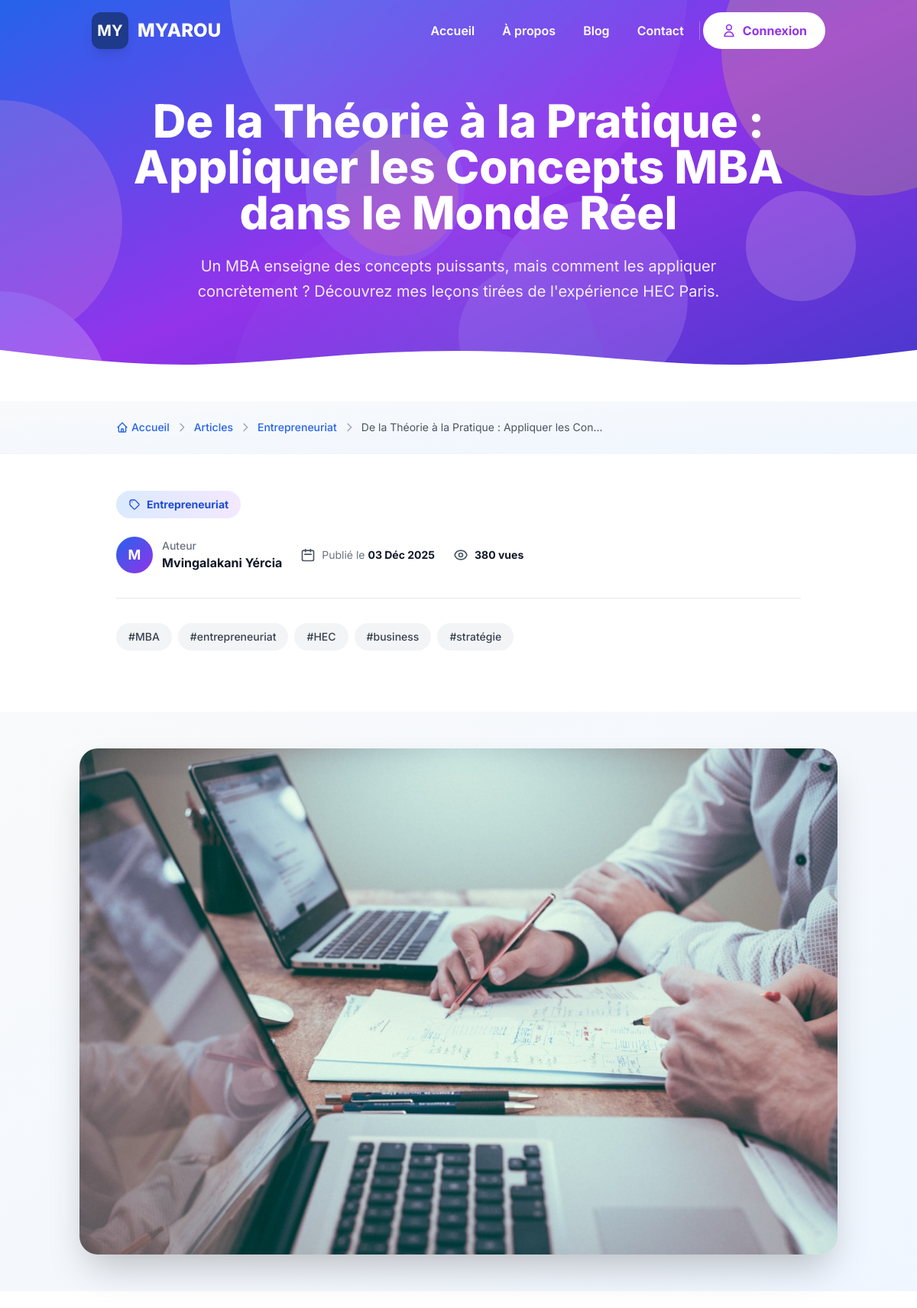
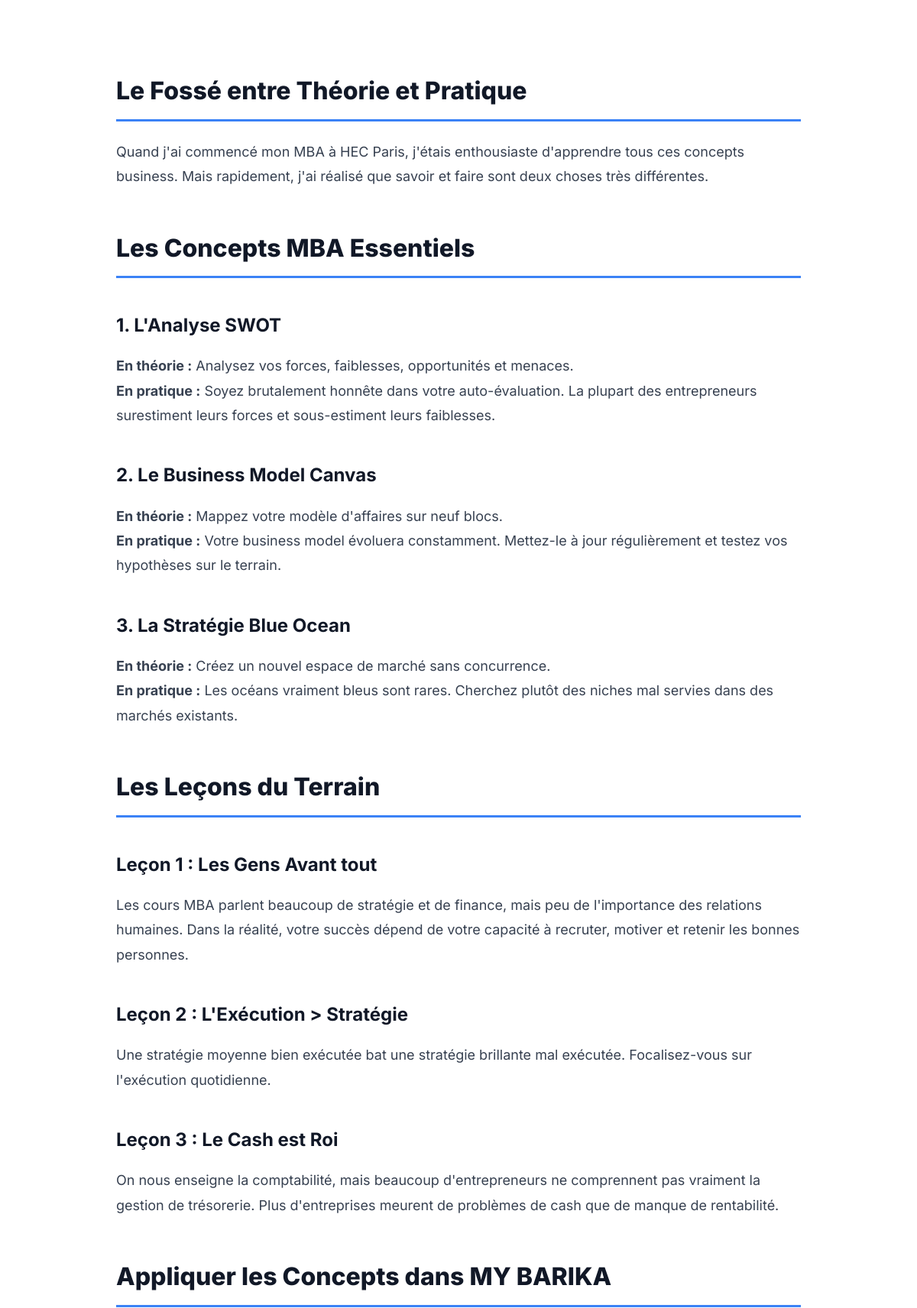
Screenshot of /article/de-la-theorie-a-la-pratique-appliquer-les-concepts-mba-dans-le-monde-reel/ (upper part) with the database file from the repository (2 pictures, top to bottom).
### blog/models.py (models this page shows, shortened)
class Article(models.Model):
    STATUS_CHOICES = [
        ('draft', 'Brouillon'),
        ('published', 'Publié'),
        ('archived', 'Archivé'),
    ]
    title = models.CharField(
        max_length=255,
        verbose_name="Titre",
        help_text="Titre de l'article."
    )
    slug = models.SlugField(
        max_length=255,
        unique=True,
        blank=True,
        help_text="Slug généré automatiquement."
    )
    content = RichTextUploadingField(
        config_name='awesome_ckeditor',
        verbose_name="Contenu",
        help_text="Contenu principal de l'article avec éditeur HTML riche."
    )
    excerpt = models.TextField(
        blank=True,
        max_length=500,
        verbose_name="Extrait",
        help_text="Court extrait de l'article pour les listes (optionnel)."
    )
    image = models.ImageField(
        upload_to='articles/',
        blank=True,
        null=True,
        help_text="Image principale (optionnel)."
    )
    author = models.CharField(
        max_length=100,
        blank=True,
        verbose_name="Auteur",
        help_text="Nom de l'auteur"
    )
    category = models.ForeignKey(
        Category,
        on_delete=models.SET_NULL,
        null=True,
        blank=True,
        related_name="articles",
        verbose_name="Catégorie",
        help_text="Catégorie de l'article."
    )
    tags = models.CharField(
        max_length=200,
        blank=True,
        help_text="Tags séparés par des virgules."
    )
    status = models.CharField(
        max_length=10,
        choices=STATUS_CHOICES,
        default='draft',
        verbose_name="Statut",
        help_text="Statut de publication."
    )
    views = models.PositiveIntegerField(
        default=0,
        verbose_name="Vues",
        help_text="Nombre de vues de l'article."
    )
    created_at = models.DateTimeField(
        auto_now_add=True,
        verbose_name="Date de création"
    )
    updated_at = models.DateTimeField(
        auto_now=True,
        verbose_name="Date de modification"
    )
    published_at = models.DateTimeField(
        blank=True,
        null=True,
        verbose_name="Date de publication"
    )
    meta_description = models.CharField(
        max_length=160,
        blank=True,
        verbose_name="Meta description",
        help_text="Description SEO (max 160 caractères)."
    )
    meta_keywords = models.CharField(
        max_length=255,
        blank=True,
        verbose_name="Mots-clés SEO",
        help_text="Mots-clés SEO séparés par des virgules."
    )
    class Meta:
        ordering = ['-published_at', '-created_at']
        verbose_name = "Article"
        verbose_name_plural = "Articles"
        indexes = [
            models.Index(fields=['-published_at']),
            models.Index(fields=['status']),
        ]
    def save(self, *args, **kwargs):
        if not self.slug:
            self.slug = slugify(self.title)
        if self.status == 'published' and self.published_at is None:
            self.published_at = timezone.now()
        super().save(*args, **kwargs)
    def get_tags_list(self):
        return [tag.strip() for tag in self.tags.split(',') if tag.strip()]

class Category(models.Model):
    name = models.CharField(
        max_length=100,
        unique=True,
        verbose_name="Nom",
        help_text="Nom de la catégorie."
    )
    slug = models.SlugField(
        max_length=120,
        unique=True,
        blank=True,
        help_text="Généré automatiquement à partir du nom."
    )
    description = RichTextUploadingField(
        blank=True,
        config_name='awesome_ckeditor',
        verbose_name="Description",
        help_text="Description de la catégorie avec support HTML, images, etc."
    )
    image = models.ImageField(
        upload_to='categories/',
        blank=True,
        null=True,
        help_text="Image de la catégorie (optionnel)."
    )
    class Meta:
        ordering = ['name']
        verbose_name = "Catégorie"
        verbose_name_plural = "Catégories"
    def get_article_count(self):
        """Retourne le nombre d'articles publiés dans cette catégorie"""
        return self.articles.filter(status='published').count()
    get_article_count.short_description = "Articles publiés"

### blog/views.py (the view)
# urls.py: path('article/<slug:slug>/', views.ArticleDetailView.as_view(), name='article_detail'),
class ArticleDetailView(DetailView):
    model = Article
    template_name = 'blog/article_detail.html'
    context_object_name = 'article'
    def get_queryset(self):
        return Article.objects.filter(status='published')
    def get_object(self):
        article = super().get_object()
        article.views += 1
        article.save(update_fields=['views'])
        return article

### templates/blog/article_detail.html (shortened to what this page needs)
{% extends 'base.html' %}
{% load static %}
{% block hero %}
<section class="relative bg-gradient-to-br from-blue-600 via-purple-600 to-indigo-700 text-white overflow-hidden">
    <div class="absolute inset-0 overflow-hidden opacity-20">
        <div class="absolute w-[600px] h-[600px] bg-gradient-to-br from-white to-transparent rounded-full -top-80 left-1/4 animate-float"></div>
        <div class="absolute w-96 h-96 bg-yellow-300 rounded-full top-0 right-0 transform translate-x-32 -translate-y-32 animate-pulse-slow"></div>
        <div class="absolute w-80 h-80 bg-pink-300 rounded-full top-1/4 -left-40 animate-float-delayed"></div>
        <div class="absolute w-64 h-64 bg-purple-300 rounded-full top-1/2 right-1/4 animate-float"></div>
        <div class="absolute w-[500px] h-[500px] bg-gradient-to-tl from-blue-200 to-transparent rounded-full -bottom-64 right-1/3 animate-float-delayed"></div>
        <div class="absolute w-72 h-72 bg-white rounded-full bottom-0 left-0 transform -translate-x-36 translate-y-36 animate-float"></div>
        <div class="absolute w-40 h-40 bg-yellow-200 rounded-full top-1/3 right-1/2 animate-pulse-slow"></div>
        <div class="absolute w-36 h-36 bg-pink-200 rounded-full bottom-1/4 right-20 animate-float-delayed"></div>
        <div class="absolute w-44 h-44 bg-indigo-200 rounded-full top-2/3 left-1/2 animate-float"></div>
    </div>
    <div class="container mx-auto px-4 py-32 relative z-20">
        <div class="max-w-4xl mx-auto text-center space-y-6">
            <h1 class="text-4xl md:text-5xl lg:text-6xl font-extrabold">
                {{ article.title }}
            </h1>
            {% if article.excerpt %}
            <p class="text-xl text-white/90 leading-relaxed max-w-3xl mx-auto">
                {{ article.excerpt }}
            </p>
            {% endif %}
        </div>
    </div>
    <div class="absolute bottom-0 left-0 w-full leading-none">
    </div>
</section>
{% endblock %}
{% block content %}
<section class="bg-gradient-to-br from-gray-50 to-blue-50 py-6 border-b border-gray-100">
    <div class="container mx-auto px-4">
        <nav class="flex items-center space-x-2 text-sm max-w-4xl mx-auto">
            <a href="{% url 'blog:home' %}" class="text-blue-600 hover:text-blue-700 font-medium flex items-center gap-1">
                <svg class="w-4 h-4" fill="none" stroke="currentColor" viewBox="0 0 24 24">
                    <path stroke-linecap="round" stroke-linejoin="round" stroke-width="2" d="M3 12l2-2m0 0l7-7 7 7M5 10v10a1 1 0 001 1h3m10-11l2 2m-2-2v10a1 1 0 01-1 1h-3m-6 0a1 1 0 001-1v-4a1 1 0 011-1h2a1 1 0 011 1v4a1 1 0 001 1m-6 0h6"></path>
                </svg>
                Accueil
            </a>
            <svg class="w-4 h-4 text-gray-400" fill="none" stroke="currentColor" viewBox="0 0 24 24">
                <path stroke-linecap="round" stroke-linejoin="round" stroke-width="2" d="M9 5l7 7-7 7"></path>
            </svg>
            <a href="{% url 'blog:article_list' %}" class="text-blue-600 hover:text-blue-700 font-medium">
                Articles
            </a>
            {% if article.category %}
            <svg class="w-4 h-4 text-gray-400" fill="none" stroke="currentColor" viewBox="0 0 24 24">
                <path stroke-linecap="round" stroke-linejoin="round" stroke-width="2" d="M9 5l7 7-7 7"></path>
            </svg>
            <a href="{% url 'blog:category_detail' article.category.slug %}" class="text-blue-600 hover:text-blue-700 font-medium">
                {{ article.category.name }}
            </a>
            {% endif %}
            <svg class="w-4 h-4 text-gray-400" fill="none" stroke="currentColor" viewBox="0 0 24 24">
                <path stroke-linecap="round" stroke-linejoin="round" stroke-width="2" d="M9 5l7 7-7 7"></path>
            </svg>
            <span class="text-gray-600 truncate max-w-xs">{{ article.title }}</span>
        </nav>
    </div>
</section>
<article class="py-12 bg-white">
    <div class="container mx-auto px-4">
        <div class="max-w-4xl mx-auto">
            {% if article.category %}
            <div class="mb-6">
                <a href="{% url 'blog:category_detail' article.category.slug %}"
                   class="inline-flex items-center px-4 py-2 bg-gradient-to-r from-blue-100 to-purple-100 text-blue-700 rounded-full font-bold text-sm hover:shadow-md transition-all">
                    <svg class="w-4 h-4 mr-2" fill="none" stroke="currentColor" viewBox="0 0 24 24">
                        <path stroke-linecap="round" stroke-linejoin="round" stroke-width="2" d="M7 7h.01M7 3h5c.512 0 1.024.195 1.414.586l7 7a2 2 0 010 2.828l-7 7a2 2 0 01-2.828 0l-7-7A1.994 1.994 0 013 12V7a4 4 0 014-4z"></path>
                    </svg>
                    {{ article.category.name }}
                </a>
            </div>
            {% endif %}
            <div class="flex flex-wrap items-center gap-6 mb-8 pb-8 border-b border-gray-200">
                <div class="flex items-center gap-3">
                    <div class="w-12 h-12 bg-gradient-to-br from-blue-600 to-purple-600 rounded-full flex items-center justify-center">
                        <span class="text-white font-bold text-lg">
                            {{ article.author|default:"M"|first|upper }}
                        </span>
                    </div>
                    <div>
                        <div class="text-sm text-gray-500 font-medium">Auteur</div>
                        <div class="font-bold text-gray-900">{{ article.author|default:"MYAROU" }}</div>
                    </div>
                </div>
                <div class="flex items-center gap-2 text-gray-600">
                    <svg class="w-5 h-5" fill="none" stroke="currentColor" viewBox="0 0 24 24">
                        <path stroke-linecap="round" stroke-linejoin="round" stroke-width="2" d="M8 7V3m8 4V3m-9 8h10M5 21h14a2 2 0 002-2V7a2 2 0 00-2-2H5a2 2 0 00-2 2v12a2 2 0 002 2z"></path>
                    </svg>
                    <span class="text-sm">
                        <span class="text-gray-500">Publié le</span>
                        <span class="font-bold text-gray-900">{{ article.published_at|date:"d M Y" }}</span>
                    </span>
                </div>
                <div class="flex items-center gap-2 text-gray-600">
                    <span class="text-sm font-bold text-gray-900">{{ article.views }} vues</span>
                </div>
            </div>
            {% if article.tags %}
            <div class="flex flex-wrap gap-2 mb-8">
                {% for tag in article.get_tags_list %}
                <span class="px-4 py-2 bg-gray-100 text-gray-700 rounded-full text-sm font-medium hover:bg-gray-200 transition-colors">
                    #{{ tag }}
                </span>
                {% endfor %}
            </div>
            {% endif %}
        </div>
    </div>
</article>
{% if article.image %}
<section class="bg-gradient-to-br from-gray-50 to-blue-50 py-12">
    <div class="container mx-auto px-4">
        <div class="max-w-5xl mx-auto">
            <div class="relative rounded-3xl overflow-hidden shadow-2xl">
                <img src="{{ article.image.url }}"
                     alt="{{ article.title }}"
                     class="w-full h-auto object-cover">
            </div>
        </div>
    </div>
</section>
{% endif %}
<section class="py-16 bg-white">
    <div class="container mx-auto px-4">
        <div class="max-w-4xl mx-auto">
            <div class="article-content prose prose-lg max-w-none">
                {{ article.content|safe }}
            </div>
        </div>
    </div>
</section>
{% endblock %}

### templates/base.html (style rules this page uses)
.animate-float { animation: float 8s ease-in-out infinite; }
.animate-float-delayed { animation: float-delayed 10s ease-in-out infinite; }

### templates/blog/article_detail.html (style rules this page uses)
.article-content { color: #374151; line-height: 1.8; }
.article-content h2 { font-size: 2rem; font-weight: 800; color: #111827; margin-top: 3rem; margin-bottom: 1.5rem; padding-bottom: 0.5rem; border-bottom: 3px solid #3B82F6; }
.article-content h3 { font-size: 1.5rem; font-weight: 700; color: #111827; margin-top: 2.5rem; margin-bottom: 1rem; }
.article-content p { margin-bottom: 1.5rem; font-size: 1.125rem; }

### rows the page displays
Article: title "De la Théorie à la Pratique : Appliquer les Concepts MBA dans le Monde Réel", excerpt "Un MBA enseigne des concepts puissants, mais comment les appliquer concrètement ? Découvrez mes leçons tirées de l'expérience HEC Paris.", category.name "Entrepreneuriat", title "De la Théorie à la Pratique : Appliquer les Con…", author|first "M", author "Mvingalakani Yércia", published_at "03 Déc 2025", views "380", image (picture), content "Le Fossé entre Théorie et Pratique Quand j'ai commencé mon MBA à HEC Paris, j'étais enthousiaste d'apprendre tous ces concepts business. Mais rapidement, j'ai réalisé que savoir et faire sont deux choses très différentes. Les Concepts MBA Essentiels 1. L'Analyse SWOT En théorie : Analysez vos forces, faiblesses, opportunités et menaces. En pratique : Soyez brutalement honnête dans votre auto-évaluation. La plupart des entrepreneurs surestiment leurs forces et sous-estiment leurs faiblesses. 2. Le Business Model Canvas En théorie : Mappez votre modèle d'affaires sur neuf blocs. En pratique : Votre business model évoluera constamment. Mettez-le à jour régulièrement et testez vos hypothèses…"

### other values shown
{{ tag }} "MBA" "entrepreneuriat" "HEC" "business" "stratégie"
